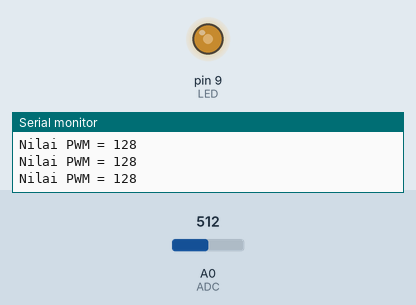
A sketch run on a simulated Arduino Uno, built with avr-gcc and run on an emulated ATmega328P. On the bench: output pins drawn as LEDs (lit = HIGH), the last lines printed to the serial monitor. Inputs (shaded band) come from the test bench; at power-on: A0 (ADC) = 512.

Above: at 1.2 s.
1.3 s: A0 (ADC) set to 417
At 2.0 s:
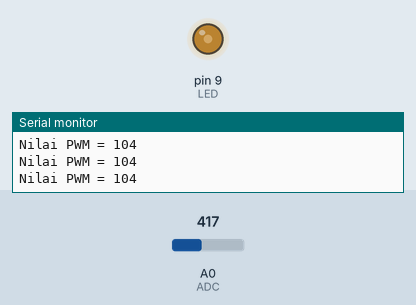
4.3 s: A0 (ADC) set to 393
At 5.7 s:
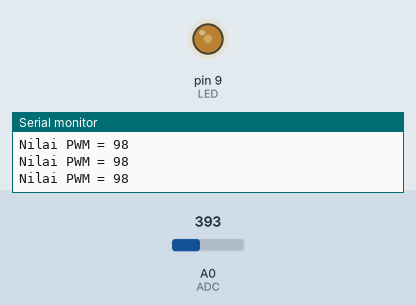
7.3 s: A0 (ADC) set to 122
At 7.8 s:
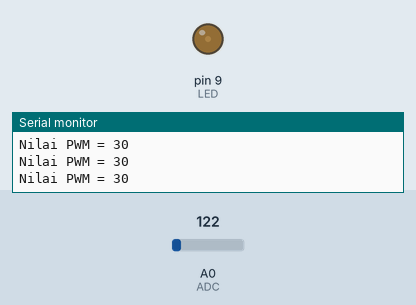
8.8 s: A0 (ADC) set to 42
At 10.0 s:
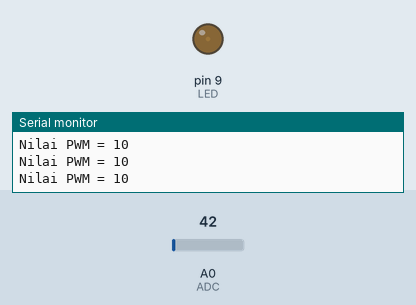
11.8 s: A0 (ADC) set to 36
At 12.1 s:
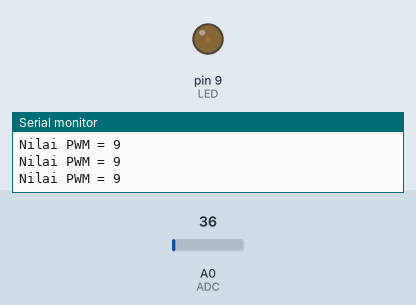
13.3 s: A0 (ADC) set to 0
At 14.4 s:
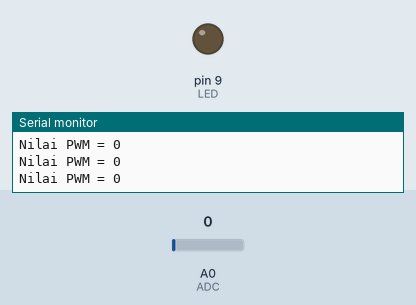
Timing chart, 0 to 15.8 s (numbered marks = the images above; inputs shaded):
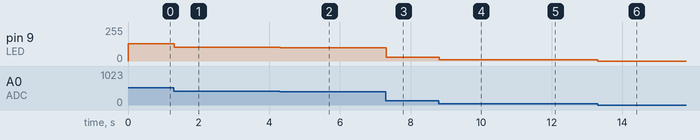

The sketch:

analogio.ino
```cpp
#define ADC A0
#define LED 9
int val;
void setup()
{
  Serial.begin(9600);
  pinMode(LED,OUTPUT);
  analogWrite(LED,0);
}

void loop()
{
  val=analogRead(ADC)/4;
  analogWrite(LED,val);
  Serial.print("Nilai PWM = ");
  Serial.println(val);
}
```

Measured:
- after the input at 1.3 s, pin 9 (LED): 128/255 → 104/255 at once
- after the input at 4.3 s, pin 9 (LED): 104/255 → 98/255 at once
- after the input at 7.3 s, pin 9 (LED): 98/255 → 30/255 at once
- after the input at 8.8 s, pin 9 (LED): 30/255 → 10/255 at once
- after the input at 11.8 s, pin 9 (LED): 10/255 → 9/255 at once
- after the input at 13.3 s, pin 9 (LED): 9/255 → 0/255 at once
